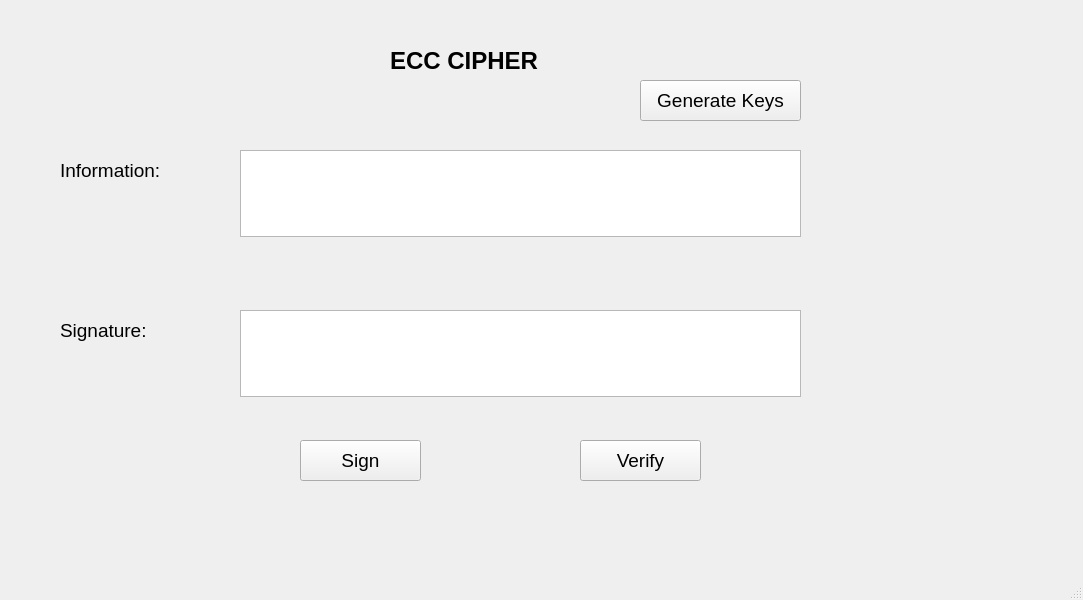
<?xml version="1.0" encoding="UTF-8"?>
<ui version="4.0">
 <class>MainWindow</class>
 <widget class="QMainWindow" name="MainWindow">
  <property name="geometry">
   <rect>
    <x>0</x>
    <y>0</y>
    <width>1083</width>
    <height>600</height>
   </rect>
  </property>
  <property name="windowTitle">
   <string>MainWindow</string>
  </property>
  <widget class="QWidget" name="centralwidget">
   <widget class="QLabel" name="label">
    <property name="geometry">
     <rect>
      <x>390</x>
      <y>30</y>
      <width>201</width>
      <height>61</height>
     </rect>
    </property>
    <property name="font">
     <font>
      <pointsize>18</pointsize>
      <weight>75</weight>
      <bold>true</bold>
     </font>
    </property>
    <property name="text">
     <string>ECC CIPHER</string>
    </property>
   </widget>
   <widget class="QLabel" name="label_2">
    <property name="geometry">
     <rect>
      <x>60</x>
      <y>150</y>
      <width>131</width>
      <height>41</height>
     </rect>
    </property>
    <property name="font">
     <font>
      <pointsize>14</pointsize>
     </font>
    </property>
    <property name="text">
     <string>Information:</string>
    </property>
   </widget>
   <widget class="QLabel" name="label_3">
    <property name="geometry">
     <rect>
      <x>60</x>
      <y>310</y>
      <width>131</width>
      <height>41</height>
     </rect>
    </property>
    <property name="font">
     <font>
      <pointsize>14</pointsize>
     </font>
    </property>
    <property name="text">
     <string>Signature:</string>
    </property>
   </widget>
   <widget class="QTextEdit" name="txt_information">
    <property name="geometry">
     <rect>
      <x>240</x>
      <y>150</y>
      <width>561</width>
      <height>87</height>
     </rect>
    </property>
   </widget>
   <widget class="QTextEdit" name="txt_signature">
    <property name="geometry">
     <rect>
      <x>240</x>
      <y>310</y>
      <width>561</width>
      <height>87</height>
     </rect>
    </property>
   </widget>
   <widget class="QPushButton" name="btn_sign">
    <property name="geometry">
     <rect>
      <x>300</x>
      <y>440</y>
      <width>121</width>
      <height>41</height>
     </rect>
    </property>
    <property name="font">
     <font>
      <pointsize>14</pointsize>
     </font>
    </property>
    <property name="text">
     <string>Sign</string>
    </property>
   </widget>
   <widget class="QPushButton" name="btn_verify">
    <property name="geometry">
     <rect>
      <x>580</x>
      <y>440</y>
      <width>121</width>
      <height>41</height>
     </rect>
    </property>
    <property name="font">
     <font>
      <pointsize>14</pointsize>
     </font>
    </property>
    <property name="text">
     <string>Verify</string>
    </property>
   </widget>
   <widget class="QPushButton" name="btn_generate_keys">
    <property name="geometry">
     <rect>
      <x>640</x>
      <y>80</y>
      <width>161</width>
      <height>41</height>
     </rect>
    </property>
    <property name="font">
     <font>
      <pointsize>14</pointsize>
     </font>
    </property>
    <property name="text">
     <string>Generate Keys</string>
    </property>
   </widget>
  </widget>
  <widget class="QMenuBar" name="menubar">
   <property name="geometry">
    <rect>
     <x>0</x>
     <y>0</y>
     <width>1083</width>
     <height>26</height>
    </rect>
   </property>
  </widget>
  <widget class="QStatusBar" name="statusbar"/>
 </widget>
 <resources/>
 <connections/>
</ui>
